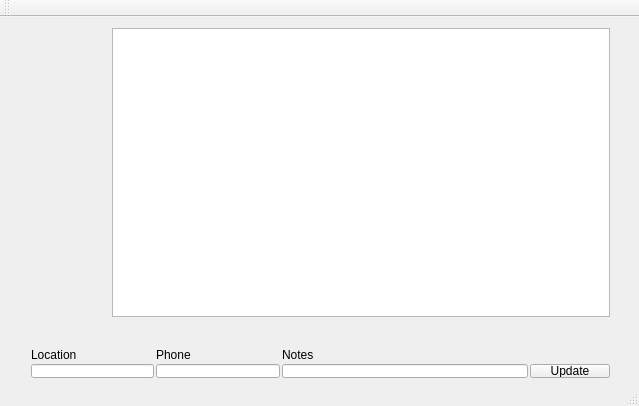
<?xml version="1.0" encoding="UTF-8"?>
<ui version="4.0">
 <class>Client_IOBClass</class>
 <widget class="QMainWindow" name="Client_IOBClass">
  <property name="geometry">
   <rect>
    <x>0</x>
    <y>0</y>
    <width>639</width>
    <height>406</height>
   </rect>
  </property>
  <property name="sizePolicy">
   <sizepolicy hsizetype="Fixed" vsizetype="Fixed">
    <horstretch>0</horstretch>
    <verstretch>0</verstretch>
   </sizepolicy>
  </property>
  <property name="windowTitle">
   <string>Client - InOutBoard</string>
  </property>
  <widget class="QWidget" name="centralWidget">
   <widget class="QWidget" name="horizontalLayoutWidget_3">
    <property name="geometry">
     <rect>
      <x>20</x>
      <y>0</y>
      <width>601</width>
      <height>311</height>
     </rect>
    </property>
    <layout class="QHBoxLayout" name="horizontalLayout_3">
     <item>
      <layout class="QVBoxLayout" name="verticalLayout">
       <item>
        <spacer name="verticalSpacer_3">
         <property name="orientation">
          <enum>Qt::Vertical</enum>
         </property>
         <property name="sizeHint" stdset="0">
          <size>
           <width>20</width>
           <height>40</height>
          </size>
         </property>
        </spacer>
       </item>
       <item>
        <widget class="QPushButton" name="buttonAbsent">
         <property name="sizePolicy">
          <sizepolicy hsizetype="Fixed" vsizetype="Fixed">
           <horstretch>0</horstretch>
           <verstretch>0</verstretch>
          </sizepolicy>
         </property>
         <property name="minimumSize">
          <size>
           <width>75</width>
           <height>75</height>
          </size>
         </property>
         <property name="maximumSize">
          <size>
           <width>16777215</width>
           <height>16777215</height>
          </size>
         </property>
         <property name="baseSize">
          <size>
           <width>0</width>
           <height>0</height>
          </size>
         </property>
         <property name="autoFillBackground">
          <bool>false</bool>
         </property>
         <property name="styleSheet">
          <string notr="true">border: none;
background: none;</string>
         </property>
         <property name="text">
          <string/>
         </property>
         <property name="iconSize">
          <size>
           <width>75</width>
           <height>75</height>
          </size>
         </property>
         <property name="checkable">
          <bool>false</bool>
         </property>
         <property name="checked">
          <bool>false</bool>
         </property>
        </widget>
       </item>
       <item>
        <spacer name="verticalSpacer">
         <property name="orientation">
          <enum>Qt::Vertical</enum>
         </property>
         <property name="sizeHint" stdset="0">
          <size>
           <width>20</width>
           <height>40</height>
          </size>
         </property>
        </spacer>
       </item>
       <item>
        <widget class="QPushButton" name="buttonBusy">
         <property name="sizePolicy">
          <sizepolicy hsizetype="Fixed" vsizetype="Fixed">
           <horstretch>0</horstretch>
           <verstretch>0</verstretch>
          </sizepolicy>
         </property>
         <property name="minimumSize">
          <size>
           <width>75</width>
           <height>75</height>
          </size>
         </property>
         <property name="styleSheet">
          <string notr="true">border: none;
background: none;</string>
         </property>
         <property name="text">
          <string/>
         </property>
         <property name="iconSize">
          <size>
           <width>75</width>
           <height>75</height>
          </size>
         </property>
        </widget>
       </item>
       <item>
        <spacer name="verticalSpacer_2">
         <property name="orientation">
          <enum>Qt::Vertical</enum>
         </property>
         <property name="sizeHint" stdset="0">
          <size>
           <width>20</width>
           <height>40</height>
          </size>
         </property>
        </spacer>
       </item>
       <item>
        <widget class="QPushButton" name="buttonAvailable">
         <property name="sizePolicy">
          <sizepolicy hsizetype="Fixed" vsizetype="Fixed">
           <horstretch>0</horstretch>
           <verstretch>0</verstretch>
          </sizepolicy>
         </property>
         <property name="minimumSize">
          <size>
           <width>75</width>
           <height>75</height>
          </size>
         </property>
         <property name="styleSheet">
          <string notr="true">border: none;
background: none;</string>
         </property>
         <property name="text">
          <string/>
         </property>
         <property name="iconSize">
          <size>
           <width>75</width>
           <height>75</height>
          </size>
         </property>
        </widget>
       </item>
       <item>
        <spacer name="verticalSpacer_4">
         <property name="orientation">
          <enum>Qt::Vertical</enum>
         </property>
         <property name="sizeHint" stdset="0">
          <size>
           <width>20</width>
           <height>40</height>
          </size>
         </property>
        </spacer>
       </item>
      </layout>
     </item>
     <item>
      <widget class="QTableWidget" name="tableWidget"/>
     </item>
    </layout>
   </widget>
   <widget class="QWidget" name="gridLayoutWidget">
    <property name="geometry">
     <rect>
      <x>20</x>
      <y>320</y>
      <width>601</width>
      <height>51</height>
     </rect>
    </property>
    <layout class="QGridLayout" name="gridLayout">
     <property name="spacing">
      <number>2</number>
     </property>
     <item row="2" column="2">
      <widget class="QLineEdit" name="lineEditNotes"/>
     </item>
     <item row="2" column="3">
      <widget class="QPushButton" name="pushButtonUpdate">
       <property name="text">
        <string>Update</string>
       </property>
      </widget>
     </item>
     <item row="2" column="0">
      <widget class="QLineEdit" name="lineEditLocation">
       <property name="sizePolicy">
        <sizepolicy hsizetype="Expanding" vsizetype="Fixed">
         <horstretch>1</horstretch>
         <verstretch>0</verstretch>
        </sizepolicy>
       </property>
      </widget>
     </item>
     <item row="0" column="2">
      <widget class="QLabel" name="labelNotes">
       <property name="sizePolicy">
        <sizepolicy hsizetype="Preferred" vsizetype="Preferred">
         <horstretch>2</horstretch>
         <verstretch>0</verstretch>
        </sizepolicy>
       </property>
       <property name="text">
        <string>Notes</string>
       </property>
      </widget>
     </item>
     <item row="0" column="0">
      <widget class="QLabel" name="labelLocation">
       <property name="sizePolicy">
        <sizepolicy hsizetype="Fixed" vsizetype="Fixed">
         <horstretch>0</horstretch>
         <verstretch>0</verstretch>
        </sizepolicy>
       </property>
       <property name="text">
        <string>Location</string>
       </property>
      </widget>
     </item>
     <item row="2" column="1">
      <widget class="QLineEdit" name="lineEditPhone">
       <property name="sizePolicy">
        <sizepolicy hsizetype="Expanding" vsizetype="Fixed">
         <horstretch>1</horstretch>
         <verstretch>0</verstretch>
        </sizepolicy>
       </property>
      </widget>
     </item>
     <item row="0" column="1">
      <widget class="QLabel" name="labelPhone">
       <property name="text">
        <string>Phone</string>
       </property>
      </widget>
     </item>
    </layout>
   </widget>
  </widget>
  <widget class="QToolBar" name="mainToolBar">
   <attribute name="toolBarArea">
    <enum>TopToolBarArea</enum>
   </attribute>
   <attribute name="toolBarBreak">
    <bool>false</bool>
   </attribute>
  </widget>
  <widget class="QStatusBar" name="statusBar"/>
 </widget>
 <layoutdefault spacing="6" margin="11"/>
 <resources>
  <include location="client_iob.qrc"/>
 </resources>
 <connections/>
</ui>
